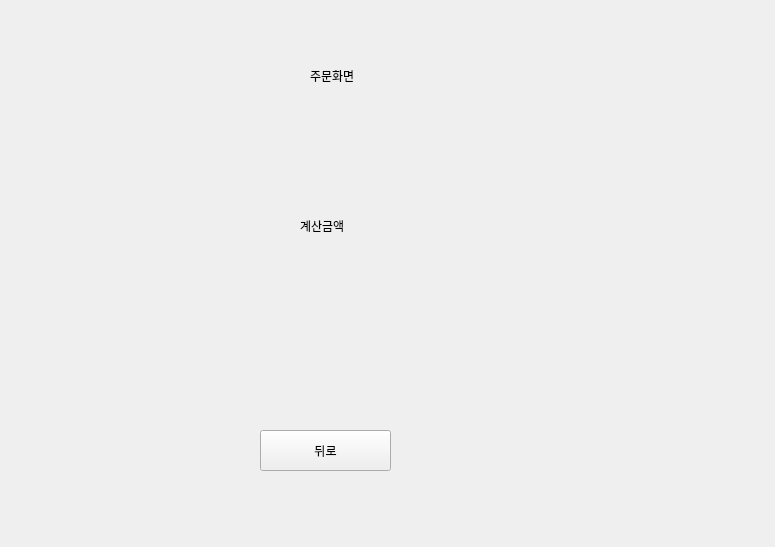
<?xml version="1.0" encoding="UTF-8"?>
<ui version="4.0">
 <class>Dialog</class>
 <widget class="QDialog" name="Dialog">
  <property name="geometry">
   <rect>
    <x>0</x>
    <y>0</y>
    <width>775</width>
    <height>547</height>
   </rect>
  </property>
  <property name="windowTitle">
   <string>Dialog</string>
  </property>
  <widget class="QStackedWidget" name="stackedWidget">
   <property name="geometry">
    <rect>
     <x>230</x>
     <y>60</y>
     <width>191</width>
     <height>431</height>
    </rect>
   </property>
   <property name="currentIndex">
    <number>7</number>
   </property>
   <widget class="QWidget" name="page">
    <widget class="QPushButton" name="btn_coffee">
     <property name="geometry">
      <rect>
       <x>30</x>
       <y>30</y>
       <width>131</width>
       <height>41</height>
      </rect>
     </property>
     <property name="text">
      <string>커피</string>
     </property>
    </widget>
    <widget class="QPushButton" name="btn_decaffein">
     <property name="geometry">
      <rect>
       <x>30</x>
       <y>90</y>
       <width>131</width>
       <height>41</height>
      </rect>
     </property>
     <property name="text">
      <string>디카페인</string>
     </property>
    </widget>
    <widget class="QPushButton" name="btn_tea">
     <property name="geometry">
      <rect>
       <x>30</x>
       <y>150</y>
       <width>131</width>
       <height>41</height>
      </rect>
     </property>
     <property name="text">
      <string>티(Tea)</string>
     </property>
    </widget>
    <widget class="QPushButton" name="btn_drinks">
     <property name="geometry">
      <rect>
       <x>30</x>
       <y>210</y>
       <width>131</width>
       <height>41</height>
      </rect>
     </property>
     <property name="text">
      <string>음료</string>
     </property>
    </widget>
    <widget class="QPushButton" name="btn_food">
     <property name="geometry">
      <rect>
       <x>30</x>
       <y>270</y>
       <width>131</width>
       <height>41</height>
      </rect>
     </property>
     <property name="text">
      <string>푸드</string>
     </property>
    </widget>
    <widget class="QPushButton" name="btn_products">
     <property name="geometry">
      <rect>
       <x>30</x>
       <y>330</y>
       <width>131</width>
       <height>41</height>
      </rect>
     </property>
     <property name="text">
      <string>상품</string>
     </property>
    </widget>
    <widget class="QLabel" name="label_2">
     <property name="geometry">
      <rect>
       <x>80</x>
       <y>10</y>
       <width>56</width>
       <height>12</height>
      </rect>
     </property>
     <property name="text">
      <string>메뉴</string>
     </property>
    </widget>
   </widget>
   <widget class="QWidget" name="page_2">
    <widget class="QPushButton" name="btn_americanoice">
     <property name="geometry">
      <rect>
       <x>30</x>
       <y>30</y>
       <width>131</width>
       <height>41</height>
      </rect>
     </property>
     <property name="text">
      <string>아메리카노(ICE)</string>
     </property>
    </widget>
    <widget class="QPushButton" name="btn_americanohot">
     <property name="geometry">
      <rect>
       <x>30</x>
       <y>80</y>
       <width>131</width>
       <height>41</height>
      </rect>
     </property>
     <property name="text">
      <string>아메리카노(HOT)</string>
     </property>
    </widget>
    <widget class="QPushButton" name="btn_caffelatteice">
     <property name="geometry">
      <rect>
       <x>30</x>
       <y>130</y>
       <width>131</width>
       <height>41</height>
      </rect>
     </property>
     <property name="text">
      <string>카페라떼(ICE)</string>
     </property>
    </widget>
    <widget class="QPushButton" name="btn_caffelattehot">
     <property name="geometry">
      <rect>
       <x>30</x>
       <y>180</y>
       <width>131</width>
       <height>41</height>
      </rect>
     </property>
     <property name="text">
      <string>카페라떼(HOT)</string>
     </property>
    </widget>
    <widget class="QLabel" name="label_3">
     <property name="geometry">
      <rect>
       <x>80</x>
       <y>10</y>
       <width>56</width>
       <height>12</height>
      </rect>
     </property>
     <property name="text">
      <string>커피</string>
     </property>
    </widget>
    <widget class="QPushButton" name="btn_back_1">
     <property name="geometry">
      <rect>
       <x>30</x>
       <y>370</y>
       <width>131</width>
       <height>41</height>
      </rect>
     </property>
     <property name="text">
      <string>뒤로</string>
     </property>
    </widget>
    <widget class="QPushButton" name="btn_purchase_1">
     <property name="geometry">
      <rect>
       <x>30</x>
       <y>320</y>
       <width>131</width>
       <height>41</height>
      </rect>
     </property>
     <property name="text">
      <string>주문하기</string>
     </property>
    </widget>
   </widget>
   <widget class="QWidget" name="page_3">
    <widget class="QPushButton" name="btn_decaffein_americanoice">
     <property name="geometry">
      <rect>
       <x>30</x>
       <y>30</y>
       <width>131</width>
       <height>41</height>
      </rect>
     </property>
     <property name="text">
      <string>아메리카노(ICE)</string>
     </property>
    </widget>
    <widget class="QPushButton" name="btn_decaffein_americanohot">
     <property name="geometry">
      <rect>
       <x>30</x>
       <y>80</y>
       <width>131</width>
       <height>41</height>
      </rect>
     </property>
     <property name="text">
      <string>아메리카노(HOT)</string>
     </property>
    </widget>
    <widget class="QPushButton" name="btn_decaffein_caffelatteice">
     <property name="geometry">
      <rect>
       <x>30</x>
       <y>130</y>
       <width>131</width>
       <height>41</height>
      </rect>
     </property>
     <property name="text">
      <string>카페라떼(ICE)</string>
     </property>
    </widget>
    <widget class="QPushButton" name="btn_decaffein_caffelattehot">
     <property name="geometry">
      <rect>
       <x>30</x>
       <y>180</y>
       <width>131</width>
       <height>41</height>
      </rect>
     </property>
     <property name="text">
      <string>카페라떼(HOT)</string>
     </property>
    </widget>
    <widget class="QLabel" name="label_4">
     <property name="geometry">
      <rect>
       <x>80</x>
       <y>10</y>
       <width>56</width>
       <height>12</height>
      </rect>
     </property>
     <property name="text">
      <string>디카페인</string>
     </property>
    </widget>
    <widget class="QPushButton" name="btn_back_2">
     <property name="geometry">
      <rect>
       <x>30</x>
       <y>370</y>
       <width>131</width>
       <height>41</height>
      </rect>
     </property>
     <property name="text">
      <string>뒤로</string>
     </property>
    </widget>
    <widget class="QPushButton" name="btn_purchase_2">
     <property name="geometry">
      <rect>
       <x>30</x>
       <y>320</y>
       <width>131</width>
       <height>41</height>
      </rect>
     </property>
     <property name="text">
      <string>주문하기</string>
     </property>
    </widget>
   </widget>
   <widget class="QWidget" name="page_4">
    <widget class="QLabel" name="label_5">
     <property name="geometry">
      <rect>
       <x>80</x>
       <y>10</y>
       <width>56</width>
       <height>12</height>
      </rect>
     </property>
     <property name="text">
      <string>티(Tea)</string>
     </property>
    </widget>
    <widget class="QPushButton" name="btn_greenteaice">
     <property name="geometry">
      <rect>
       <x>30</x>
       <y>30</y>
       <width>131</width>
       <height>41</height>
      </rect>
     </property>
     <property name="text">
      <string>그린티(ICE)</string>
     </property>
    </widget>
    <widget class="QPushButton" name="btn_greenteahot">
     <property name="geometry">
      <rect>
       <x>30</x>
       <y>80</y>
       <width>131</width>
       <height>41</height>
      </rect>
     </property>
     <property name="text">
      <string>그린티(HOT)</string>
     </property>
    </widget>
    <widget class="QPushButton" name="btn_back_3">
     <property name="geometry">
      <rect>
       <x>30</x>
       <y>370</y>
       <width>131</width>
       <height>41</height>
      </rect>
     </property>
     <property name="text">
      <string>뒤로</string>
     </property>
    </widget>
    <widget class="QPushButton" name="btn_purchase_3">
     <property name="geometry">
      <rect>
       <x>30</x>
       <y>320</y>
       <width>131</width>
       <height>41</height>
      </rect>
     </property>
     <property name="text">
      <string>주문하기</string>
     </property>
    </widget>
   </widget>
   <widget class="QWidget" name="page_5">
    <widget class="QLabel" name="label">
     <property name="geometry">
      <rect>
       <x>80</x>
       <y>10</y>
       <width>56</width>
       <height>12</height>
      </rect>
     </property>
     <property name="text">
      <string>음료</string>
     </property>
    </widget>
    <widget class="QPushButton" name="btn_lemonade">
     <property name="geometry">
      <rect>
       <x>30</x>
       <y>30</y>
       <width>131</width>
       <height>41</height>
      </rect>
     </property>
     <property name="text">
      <string>레몬에이드</string>
     </property>
    </widget>
    <widget class="QPushButton" name="btn_watermelonjuice">
     <property name="geometry">
      <rect>
       <x>30</x>
       <y>80</y>
       <width>131</width>
       <height>41</height>
      </rect>
     </property>
     <property name="text">
      <string>수박쥬스</string>
     </property>
    </widget>
    <widget class="QPushButton" name="btn_back_4">
     <property name="geometry">
      <rect>
       <x>30</x>
       <y>370</y>
       <width>131</width>
       <height>41</height>
      </rect>
     </property>
     <property name="text">
      <string>뒤로</string>
     </property>
    </widget>
    <widget class="QPushButton" name="btn_purchase_4">
     <property name="geometry">
      <rect>
       <x>30</x>
       <y>320</y>
       <width>131</width>
       <height>41</height>
      </rect>
     </property>
     <property name="text">
      <string>주문하기</string>
     </property>
    </widget>
   </widget>
   <widget class="QWidget" name="page_6">
    <widget class="QLabel" name="label_6">
     <property name="geometry">
      <rect>
       <x>80</x>
       <y>10</y>
       <width>56</width>
       <height>12</height>
      </rect>
     </property>
     <property name="text">
      <string>푸드</string>
     </property>
    </widget>
    <widget class="QPushButton" name="btn_bread">
     <property name="geometry">
      <rect>
       <x>30</x>
       <y>30</y>
       <width>131</width>
       <height>41</height>
      </rect>
     </property>
     <property name="text">
      <string>빵</string>
     </property>
    </widget>
    <widget class="QPushButton" name="btn_cake">
     <property name="geometry">
      <rect>
       <x>30</x>
       <y>80</y>
       <width>131</width>
       <height>41</height>
      </rect>
     </property>
     <property name="text">
      <string>케이크</string>
     </property>
    </widget>
    <widget class="QPushButton" name="btn_back_5">
     <property name="geometry">
      <rect>
       <x>30</x>
       <y>370</y>
       <width>131</width>
       <height>41</height>
      </rect>
     </property>
     <property name="text">
      <string>뒤로</string>
     </property>
    </widget>
    <widget class="QPushButton" name="btn_purchase_5">
     <property name="geometry">
      <rect>
       <x>30</x>
       <y>320</y>
       <width>131</width>
       <height>41</height>
      </rect>
     </property>
     <property name="text">
      <string>주문하기</string>
     </property>
    </widget>
   </widget>
   <widget class="QWidget" name="page_7">
    <widget class="QLabel" name="label_7">
     <property name="geometry">
      <rect>
       <x>80</x>
       <y>10</y>
       <width>56</width>
       <height>12</height>
      </rect>
     </property>
     <property name="text">
      <string>상품</string>
     </property>
    </widget>
    <widget class="QPushButton" name="btn_keyring">
     <property name="geometry">
      <rect>
       <x>30</x>
       <y>30</y>
       <width>131</width>
       <height>41</height>
      </rect>
     </property>
     <property name="text">
      <string>키링</string>
     </property>
    </widget>
    <widget class="QPushButton" name="btn_back_6">
     <property name="geometry">
      <rect>
       <x>30</x>
       <y>370</y>
       <width>131</width>
       <height>41</height>
      </rect>
     </property>
     <property name="text">
      <string>뒤로</string>
     </property>
    </widget>
    <widget class="QPushButton" name="btn_purchase_6">
     <property name="geometry">
      <rect>
       <x>30</x>
       <y>320</y>
       <width>131</width>
       <height>41</height>
      </rect>
     </property>
     <property name="text">
      <string>주문하기</string>
     </property>
    </widget>
   </widget>
   <widget class="QWidget" name="page_8">
    <widget class="QLabel" name="label_8">
     <property name="geometry">
      <rect>
       <x>80</x>
       <y>10</y>
       <width>56</width>
       <height>12</height>
      </rect>
     </property>
     <property name="text">
      <string>주문화면</string>
     </property>
    </widget>
    <widget class="QLabel" name="label_9">
     <property name="geometry">
      <rect>
       <x>70</x>
       <y>140</y>
       <width>111</width>
       <height>51</height>
      </rect>
     </property>
     <property name="text">
      <string>계산금액</string>
     </property>
    </widget>
    <widget class="QPushButton" name="btn_back_7">
     <property name="geometry">
      <rect>
       <x>30</x>
       <y>370</y>
       <width>131</width>
       <height>41</height>
      </rect>
     </property>
     <property name="text">
      <string>뒤로</string>
     </property>
    </widget>
   </widget>
  </widget>
 </widget>
 <resources/>
 <connections/>
</ui>
